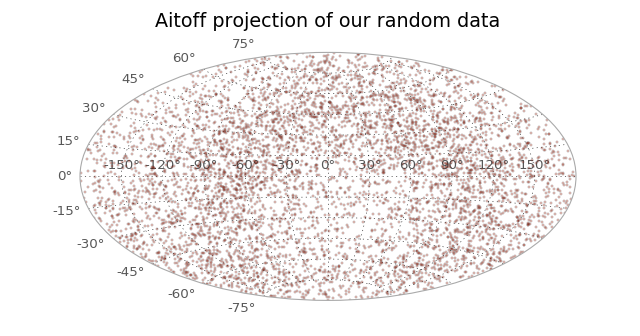

This chart was generated by the following Python code:
# This is more realistic example how to make a plot in the Aitoff projection
# using data in a SkyCoord object.
# Here a randomly generated data set (multivariate normal distribution)
# for both stars in the bulge and in the disk of a galaxy
# will be used. Both types will be plotted with different number counts. The
# final script can be found below.

# As in the last example, we first import the required packages.
from astropy import units as u
from astropy.coordinates import SkyCoord
import matplotlib.pyplot as plt
import numpy as np

# We now generate random data for visualisation with
# np.random.multivariate_normal.
disk = np.random.multivariate_normal(mean=[0,0,0], cov=np.diag([1,1,0.5]), size=5000)
bulge = np.random.multivariate_normal(mean=[0,0,0], cov=np.diag([1,1,1]), size=500)
galaxy = np.concatenate([disk, bulge])

# As next step, those coordinates are transformed into an astropy.coordinates
# astropy.coordinates.SkyCoord object.
c_gal = SkyCoord(galaxy, representation='cartesian', frame='galactic')
c_gal_icrs = c_gal.icrs

# Again, as in the last example, we need to convert the coordinates in radians
# and make sure they are between :math:`-\pi` and :math:`\pi`:
ra_rad = c_gal_icrs.ra.wrap_at(180 * u.deg).radian
dec_rad = c_gal_icrs.dec.radian

# We use the same plotting setup as in the last example:
plt.figure(figsize=(8,4.2))
plt.subplot(111, projection="aitoff")
plt.title("Aitoff projection of our random data", y=1.08)
plt.grid(True)
plt.plot(ra_rad, dec_rad, 'o', markersize=2, alpha=0.3)
plt.subplots_adjust(top=0.95,bottom=0.0)
plt.show()
